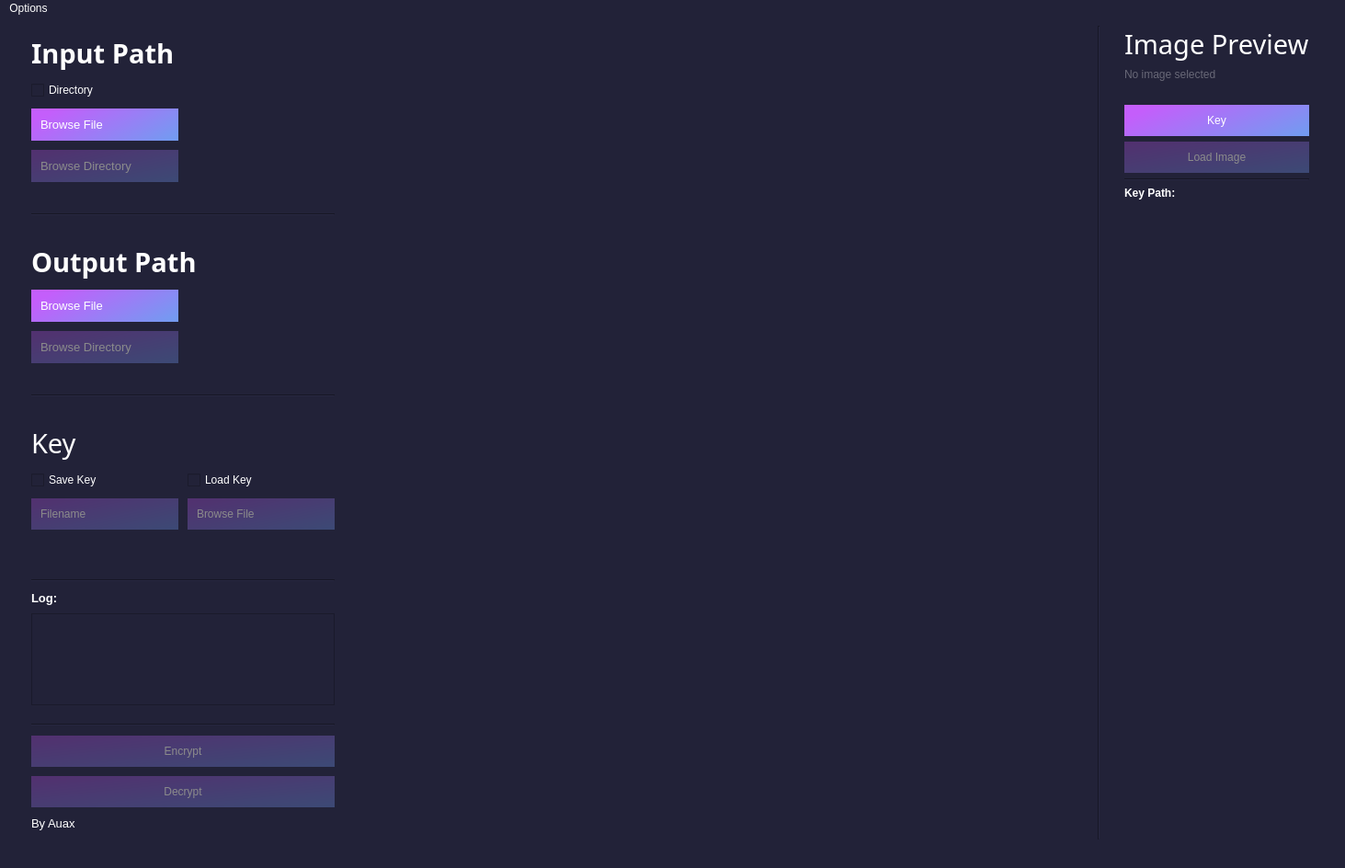
<?xml version="1.0" encoding="UTF-8"?>
<ui version="4.0">
 <class>MainWindow</class>
 <widget class="QMainWindow" name="MainWindow">
  <property name="geometry">
   <rect>
    <x>0</x>
    <y>0</y>
    <width>1463</width>
    <height>944</height>
   </rect>
  </property>
  <property name="windowTitle">
   <string>MainWindow</string>
  </property>
  <property name="styleSheet">
   <string notr="true">background-color: rgb(34, 34, 56);
color: rgb(255, 255, 255);



</string>
  </property>
  <widget class="QWidget" name="centralwidget">
   <property name="sizePolicy">
    <sizepolicy hsizetype="Preferred" vsizetype="Preferred">
     <horstretch>0</horstretch>
     <verstretch>0</verstretch>
    </sizepolicy>
   </property>
   <property name="minimumSize">
    <size>
     <width>0</width>
     <height>0</height>
    </size>
   </property>
   <property name="sizeIncrement">
    <size>
     <width>0</width>
     <height>0</height>
    </size>
   </property>
   <property name="layoutDirection">
    <enum>Qt::LeftToRight</enum>
   </property>
   <property name="autoFillBackground">
    <bool>false</bool>
   </property>
   <property name="styleSheet">
    <string notr="true">QPushButton {

	background-color: qlineargradient(spread:pad, x1:0, y1:0.449, x2:1, y2:0.83, stop:0 rgba(196, 94, 251, 255), stop:1 rgba(116, 154, 241, 255));
	border: none;
}

QPushButton:disabled {
	color: rgb(139, 139, 139);
	background-color: qlineargradient(spread:pad, x1:0, y1:0, x2:1, y2:1, stop:0 rgba(129, 62, 165, 129), stop:1 rgba(85, 112, 176, 129));
}

QPushButton:pressed {


	background-color: qlineargradient(spread:pad, x1:0, y1:0.449, x2:1, y2:0.83, stop:0 rgba(130, 63, 167, 255), stop:1 rgba(72, 95, 149, 255));
}
</string>
   </property>
   <layout class="QHBoxLayout" name="horizontalLayout_2">
    <item>
     <layout class="QVBoxLayout" name="content_layout" stretch="1,0,0,1,0,0,0,0,0,0,0,0,0,0,1,0">
      <property name="spacing">
       <number>10</number>
      </property>
      <property name="sizeConstraint">
       <enum>QLayout::SetDefaultConstraint</enum>
      </property>
      <property name="leftMargin">
       <number>25</number>
      </property>
      <property name="topMargin">
       <number>10</number>
      </property>
      <property name="rightMargin">
       <number>25</number>
      </property>
      <property name="bottomMargin">
       <number>10</number>
      </property>
      <item>
       <layout class="QVBoxLayout" name="input_layout">
        <item>
         <widget class="QLabel" name="title_inp">
          <property name="font">
           <font>
            <family>MADE GoodTime Grotesk</family>
            <pointsize>22</pointsize>
            <weight>75</weight>
            <bold>true</bold>
           </font>
          </property>
          <property name="text">
           <string>Input Path</string>
          </property>
         </widget>
        </item>
        <item>
         <widget class="QCheckBox" name="mode_cb">
          <property name="text">
           <string>Directory</string>
          </property>
         </widget>
        </item>
        <item>
         <widget class="QPushButton" name="browse_file_inp_btn">
          <property name="enabled">
           <bool>true</bool>
          </property>
          <property name="sizePolicy">
           <sizepolicy hsizetype="Fixed" vsizetype="Fixed">
            <horstretch>0</horstretch>
            <verstretch>0</verstretch>
           </sizepolicy>
          </property>
          <property name="font">
           <font>
            <family>Ubuntu</family>
            <pointsize>10</pointsize>
            <weight>50</weight>
            <italic>false</italic>
            <bold>false</bold>
            <underline>false</underline>
            <kerning>true</kerning>
           </font>
          </property>
          <property name="styleSheet">
           <string notr="true">padding: 10px;
width: 140px;
text-align: left;</string>
          </property>
          <property name="text">
           <string>Browse File</string>
          </property>
         </widget>
        </item>
        <item>
         <widget class="QPushButton" name="browse_directory_inp_btn">
          <property name="enabled">
           <bool>false</bool>
          </property>
          <property name="sizePolicy">
           <sizepolicy hsizetype="Fixed" vsizetype="Fixed">
            <horstretch>0</horstretch>
            <verstretch>0</verstretch>
           </sizepolicy>
          </property>
          <property name="font">
           <font>
            <family>Ubuntu</family>
            <pointsize>10</pointsize>
           </font>
          </property>
          <property name="styleSheet">
           <string notr="true">padding: 10px;
width: 140px;
text-align: left;</string>
          </property>
          <property name="text">
           <string>Browse Directory</string>
          </property>
         </widget>
        </item>
        <item>
         <widget class="QLabel" name="input_path">
          <property name="font">
           <font>
            <family>Ubuntu</family>
           </font>
          </property>
          <property name="styleSheet">
           <string notr="true">color: rgba(255, 255, 255, 80);</string>
          </property>
          <property name="text">
           <string/>
          </property>
         </widget>
        </item>
       </layout>
      </item>
      <item>
       <widget class="Line" name="line">
        <property name="orientation">
         <enum>Qt::Horizontal</enum>
        </property>
       </widget>
      </item>
      <item>
       <spacer name="verticalSpacer">
        <property name="orientation">
         <enum>Qt::Vertical</enum>
        </property>
        <property name="sizeType">
         <enum>QSizePolicy::Fixed</enum>
        </property>
        <property name="sizeHint" stdset="0">
         <size>
          <width>20</width>
          <height>20</height>
         </size>
        </property>
       </spacer>
      </item>
      <item>
       <layout class="QVBoxLayout" name="output_layout">
        <item>
         <widget class="QLabel" name="title_out">
          <property name="font">
           <font>
            <family>MADE GoodTime Grotesk</family>
            <pointsize>22</pointsize>
            <weight>75</weight>
            <bold>true</bold>
           </font>
          </property>
          <property name="text">
           <string>Output Path</string>
          </property>
         </widget>
        </item>
        <item>
         <widget class="QPushButton" name="browse_file_out_btn">
          <property name="enabled">
           <bool>true</bool>
          </property>
          <property name="sizePolicy">
           <sizepolicy hsizetype="Fixed" vsizetype="Fixed">
            <horstretch>0</horstretch>
            <verstretch>0</verstretch>
           </sizepolicy>
          </property>
          <property name="font">
           <font>
            <family>Ubuntu</family>
            <pointsize>10</pointsize>
            <weight>50</weight>
            <bold>false</bold>
           </font>
          </property>
          <property name="styleSheet">
           <string notr="true">padding: 10px;
width: 140px;
text-align: left;</string>
          </property>
          <property name="text">
           <string>Browse File</string>
          </property>
         </widget>
        </item>
        <item>
         <widget class="QPushButton" name="browse_directory_out_btn">
          <property name="enabled">
           <bool>false</bool>
          </property>
          <property name="sizePolicy">
           <sizepolicy hsizetype="Fixed" vsizetype="Fixed">
            <horstretch>0</horstretch>
            <verstretch>0</verstretch>
           </sizepolicy>
          </property>
          <property name="font">
           <font>
            <family>Ubuntu</family>
            <pointsize>10</pointsize>
           </font>
          </property>
          <property name="styleSheet">
           <string notr="true">padding: 10px;
width: 140px;
text-align: left;</string>
          </property>
          <property name="text">
           <string>Browse Directory</string>
          </property>
         </widget>
        </item>
        <item>
         <widget class="QLabel" name="output_path">
          <property name="font">
           <font>
            <family>Ubuntu</family>
           </font>
          </property>
          <property name="styleSheet">
           <string notr="true">color: rgba(255, 255, 255, 80);</string>
          </property>
          <property name="text">
           <string/>
          </property>
         </widget>
        </item>
       </layout>
      </item>
      <item>
       <widget class="Line" name="line_2">
        <property name="orientation">
         <enum>Qt::Horizontal</enum>
        </property>
       </widget>
      </item>
      <item>
       <spacer name="verticalSpacer_2">
        <property name="orientation">
         <enum>Qt::Vertical</enum>
        </property>
        <property name="sizeType">
         <enum>QSizePolicy::Fixed</enum>
        </property>
        <property name="sizeHint" stdset="0">
         <size>
          <width>20</width>
          <height>20</height>
         </size>
        </property>
       </spacer>
      </item>
      <item>
       <widget class="QLabel" name="label_2">
        <property name="font">
         <font>
          <family>MADE GoodTime Grotesk</family>
          <pointsize>22</pointsize>
         </font>
        </property>
        <property name="text">
         <string>Key</string>
        </property>
       </widget>
      </item>
      <item>
       <layout class="QHBoxLayout" name="key_container" stretch="0,0">
        <item>
         <layout class="QVBoxLayout" name="load_key_layout">
          <item>
           <widget class="QCheckBox" name="save_key_cb">
            <property name="text">
             <string>Save Key</string>
            </property>
           </widget>
          </item>
          <item>
           <widget class="QPushButton" name="browse_save_key_btn">
            <property name="enabled">
             <bool>false</bool>
            </property>
            <property name="font">
             <font>
              <family>Ubuntu</family>
             </font>
            </property>
            <property name="styleSheet">
             <string notr="true">padding: 10px;
width: 140px;
text-align: left;</string>
            </property>
            <property name="text">
             <string>Filename</string>
            </property>
           </widget>
          </item>
          <item>
           <widget class="QLabel" name="save_key_path">
            <property name="font">
             <font>
              <family>Ubuntu</family>
             </font>
            </property>
            <property name="styleSheet">
             <string notr="true">color: rgba(255, 255, 255, 80);</string>
            </property>
            <property name="text">
             <string/>
            </property>
           </widget>
          </item>
         </layout>
        </item>
        <item>
         <layout class="QVBoxLayout" name="save_key_layout">
          <item>
           <widget class="QCheckBox" name="load_key_cb">
            <property name="text">
             <string>Load Key</string>
            </property>
           </widget>
          </item>
          <item>
           <widget class="QPushButton" name="browse_load_key_btn">
            <property name="enabled">
             <bool>false</bool>
            </property>
            <property name="font">
             <font>
              <family>Ubuntu</family>
             </font>
            </property>
            <property name="styleSheet">
             <string notr="true">padding: 10px;
width: 140px;
text-align: left;</string>
            </property>
            <property name="text">
             <string>Browse File</string>
            </property>
           </widget>
          </item>
          <item>
           <widget class="QLabel" name="load_key_path">
            <property name="font">
             <font>
              <family>Ubuntu</family>
             </font>
            </property>
            <property name="styleSheet">
             <string notr="true">color: rgba(255, 255, 255, 80);
</string>
            </property>
            <property name="text">
             <string/>
            </property>
           </widget>
          </item>
         </layout>
        </item>
       </layout>
      </item>
      <item>
       <spacer name="verticalSpacer_4">
        <property name="orientation">
         <enum>Qt::Vertical</enum>
        </property>
        <property name="sizeType">
         <enum>QSizePolicy::Fixed</enum>
        </property>
        <property name="sizeHint" stdset="0">
         <size>
          <width>20</width>
          <height>20</height>
         </size>
        </property>
       </spacer>
      </item>
      <item>
       <widget class="Line" name="line_3">
        <property name="orientation">
         <enum>Qt::Horizontal</enum>
        </property>
       </widget>
      </item>
      <item>
       <layout class="QVBoxLayout" name="log_layout">
        <property name="spacing">
         <number>9</number>
        </property>
        <property name="sizeConstraint">
         <enum>QLayout::SetDefaultConstraint</enum>
        </property>
        <property name="leftMargin">
         <number>0</number>
        </property>
        <property name="topMargin">
         <number>0</number>
        </property>
        <property name="rightMargin">
         <number>0</number>
        </property>
        <property name="bottomMargin">
         <number>10</number>
        </property>
        <item>
         <widget class="QLabel" name="log_label_title">
          <property name="sizePolicy">
           <sizepolicy hsizetype="Preferred" vsizetype="Preferred">
            <horstretch>0</horstretch>
            <verstretch>0</verstretch>
           </sizepolicy>
          </property>
          <property name="font">
           <font>
            <pointsize>10</pointsize>
            <weight>75</weight>
            <bold>true</bold>
           </font>
          </property>
          <property name="text">
           <string>Log:</string>
          </property>
         </widget>
        </item>
        <item>
         <widget class="QTextEdit" name="log">
          <property name="enabled">
           <bool>true</bool>
          </property>
          <property name="sizePolicy">
           <sizepolicy hsizetype="Preferred" vsizetype="Expanding">
            <horstretch>0</horstretch>
            <verstretch>0</verstretch>
           </sizepolicy>
          </property>
          <property name="font">
           <font>
            <family>Ubuntu</family>
            <underline>false</underline>
            <kerning>false</kerning>
           </font>
          </property>
          <property name="autoFillBackground">
           <bool>false</bool>
          </property>
          <property name="readOnly">
           <bool>true</bool>
          </property>
          <property name="html">
           <string>&lt;!DOCTYPE HTML PUBLIC &quot;-//W3C//DTD HTML 4.0//EN&quot; &quot;http://www.w3.org/TR/REC-html40/strict.dtd&quot;&gt;
&lt;html&gt;&lt;head&gt;&lt;meta name=&quot;qrichtext&quot; content=&quot;1&quot; /&gt;&lt;style type=&quot;text/css&quot;&gt;
p, li { white-space: pre-wrap; }
&lt;/style&gt;&lt;/head&gt;&lt;body style=&quot; font-family:'Ubuntu'; font-size:8.25pt; font-weight:400; font-style:normal;&quot;&gt;
&lt;p style=&quot;-qt-paragraph-type:empty; margin-top:0px; margin-bottom:0px; margin-left:0px; margin-right:0px; -qt-block-indent:0; text-indent:0px; font-family:'MS Shell Dlg 2';&quot;&gt;&lt;br /&gt;&lt;/p&gt;&lt;/body&gt;&lt;/html&gt;</string>
          </property>
         </widget>
        </item>
       </layout>
      </item>
      <item>
       <spacer name="verticalSpacer_5">
        <property name="orientation">
         <enum>Qt::Vertical</enum>
        </property>
        <property name="sizeHint" stdset="0">
         <size>
          <width>20</width>
          <height>40</height>
         </size>
        </property>
       </spacer>
      </item>
      <item>
       <widget class="Line" name="line_4">
        <property name="orientation">
         <enum>Qt::Horizontal</enum>
        </property>
       </widget>
      </item>
      <item>
       <spacer name="verticalSpacer_3">
        <property name="orientation">
         <enum>Qt::Vertical</enum>
        </property>
        <property name="sizeHint" stdset="0">
         <size>
          <width>20</width>
          <height>40</height>
         </size>
        </property>
       </spacer>
      </item>
      <item>
       <layout class="QVBoxLayout" name="btns_layout">
        <item>
         <widget class="QPushButton" name="encrypt_btn">
          <property name="enabled">
           <bool>false</bool>
          </property>
          <property name="sizePolicy">
           <sizepolicy hsizetype="Minimum" vsizetype="Minimum">
            <horstretch>0</horstretch>
            <verstretch>0</verstretch>
           </sizepolicy>
          </property>
          <property name="font">
           <font>
            <family>Ubuntu</family>
           </font>
          </property>
          <property name="styleSheet">
           <string notr="true">padding: 10px;
width: 100px;</string>
          </property>
          <property name="text">
           <string>Encrypt</string>
          </property>
         </widget>
        </item>
        <item>
         <widget class="QPushButton" name="decrypt_btn">
          <property name="enabled">
           <bool>false</bool>
          </property>
          <property name="sizePolicy">
           <sizepolicy hsizetype="Minimum" vsizetype="Minimum">
            <horstretch>0</horstretch>
            <verstretch>0</verstretch>
           </sizepolicy>
          </property>
          <property name="font">
           <font>
            <family>Ubuntu</family>
           </font>
          </property>
          <property name="styleSheet">
           <string notr="true">padding: 10px;
width: 100px;</string>
          </property>
          <property name="text">
           <string>Decrypt</string>
          </property>
         </widget>
        </item>
       </layout>
      </item>
      <item>
       <widget class="QLabel" name="credits">
        <property name="font">
         <font>
          <family>Ubuntu</family>
          <pointsize>10</pointsize>
          <weight>50</weight>
          <bold>false</bold>
         </font>
        </property>
        <property name="layoutDirection">
         <enum>Qt::LeftToRight</enum>
        </property>
        <property name="text">
         <string>By Auax</string>
        </property>
       </widget>
      </item>
     </layout>
    </item>
    <item>
     <spacer name="horizontalSpacer">
      <property name="orientation">
       <enum>Qt::Horizontal</enum>
      </property>
      <property name="sizeHint" stdset="0">
       <size>
        <width>37</width>
        <height>17</height>
       </size>
      </property>
     </spacer>
    </item>
    <item>
     <widget class="Line" name="verticalSectionSeparator">
      <property name="orientation">
       <enum>Qt::Vertical</enum>
      </property>
     </widget>
    </item>
    <item>
     <layout class="QVBoxLayout" name="image_preview_container">
      <property name="leftMargin">
       <number>20</number>
      </property>
      <property name="rightMargin">
       <number>30</number>
      </property>
      <item>
       <widget class="QLabel" name="image_preview_title">
        <property name="sizePolicy">
         <sizepolicy hsizetype="Preferred" vsizetype="Fixed">
          <horstretch>0</horstretch>
          <verstretch>0</verstretch>
         </sizepolicy>
        </property>
        <property name="font">
         <font>
          <family>MADE GoodTime Grotesk</family>
          <pointsize>22</pointsize>
         </font>
        </property>
        <property name="text">
         <string>Image Preview</string>
        </property>
       </widget>
      </item>
      <item>
       <widget class="QLabel" name="image_path">
        <property name="font">
         <font>
          <family>Ubuntu</family>
         </font>
        </property>
        <property name="styleSheet">
         <string notr="true">color: rgba(255, 255, 255, 80);</string>
        </property>
        <property name="text">
         <string>No image selected</string>
        </property>
       </widget>
      </item>
      <item>
       <layout class="QVBoxLayout" name="verticalLayout">
        <item>
         <widget class="QLabel" name="preview_image">
          <property name="enabled">
           <bool>true</bool>
          </property>
          <property name="sizePolicy">
           <sizepolicy hsizetype="Maximum" vsizetype="Preferred">
            <horstretch>0</horstretch>
            <verstretch>0</verstretch>
           </sizepolicy>
          </property>
          <property name="styleSheet">
           <string notr="true"/>
          </property>
          <property name="text">
           <string/>
          </property>
          <property name="pixmap">
           <pixmap resource="images.qrc">:/images/Images/preview.png</pixmap>
          </property>
          <property name="scaledContents">
           <bool>false</bool>
          </property>
         </widget>
        </item>
        <item>
         <widget class="QPushButton" name="image_load_key">
          <property name="styleSheet">
           <string notr="true">padding: 10px;
width: 100px;</string>
          </property>
          <property name="text">
           <string>Key</string>
          </property>
         </widget>
        </item>
        <item>
         <widget class="QPushButton" name="load_image">
          <property name="enabled">
           <bool>false</bool>
          </property>
          <property name="styleSheet">
           <string notr="true">padding: 10px;
width: 100px;</string>
          </property>
          <property name="text">
           <string>Load Image</string>
          </property>
         </widget>
        </item>
        <item>
         <widget class="Line" name="line_5">
          <property name="orientation">
           <enum>Qt::Horizontal</enum>
          </property>
         </widget>
        </item>
        <item>
         <layout class="QHBoxLayout" name="horizontalLayout">
          <item>
           <widget class="QLabel" name="image_key_path_label">
            <property name="sizePolicy">
             <sizepolicy hsizetype="Fixed" vsizetype="Preferred">
              <horstretch>0</horstretch>
              <verstretch>0</verstretch>
             </sizepolicy>
            </property>
            <property name="font">
             <font>
              <family>Ubuntu</family>
              <weight>75</weight>
              <bold>true</bold>
             </font>
            </property>
            <property name="text">
             <string>Key Path: </string>
            </property>
           </widget>
          </item>
          <item>
           <widget class="QLabel" name="image_key_path">
            <property name="font">
             <font>
              <family>Ubuntu</family>
             </font>
            </property>
            <property name="styleSheet">
             <string notr="true">color: rgba(255, 255, 255, 80);</string>
            </property>
            <property name="text">
             <string/>
            </property>
           </widget>
          </item>
         </layout>
        </item>
        <item>
         <spacer name="verticalSpacer_6">
          <property name="orientation">
           <enum>Qt::Vertical</enum>
          </property>
          <property name="sizeHint" stdset="0">
           <size>
            <width>20</width>
            <height>40</height>
           </size>
          </property>
         </spacer>
        </item>
       </layout>
      </item>
     </layout>
    </item>
   </layout>
  </widget>
  <widget class="QMenuBar" name="menubar">
   <property name="geometry">
    <rect>
     <x>0</x>
     <y>0</y>
     <width>1463</width>
     <height>21</height>
    </rect>
   </property>
   <widget class="QMenu" name="menu_github">
    <property name="title">
     <string>Options</string>
    </property>
    <addaction name="clear_log"/>
    <addaction name="separator"/>
    <addaction name="open_github"/>
    <addaction name="report_issue"/>
    <addaction name="donate"/>
   </widget>
   <addaction name="menu_github"/>
  </widget>
  <widget class="QStatusBar" name="statusbar"/>
  <action name="open_github">
   <property name="text">
    <string>Open GitHub</string>
   </property>
  </action>
  <action name="actionReport_a_bug">
   <property name="text">
    <string>Report a bug</string>
   </property>
  </action>
  <action name="report_issue">
   <property name="text">
    <string>Report Issue</string>
   </property>
  </action>
  <action name="donate">
   <property name="text">
    <string>Donate</string>
   </property>
  </action>
  <action name="clear_log">
   <property name="text">
    <string>Clear Log</string>
   </property>
  </action>
 </widget>
 <resources>
  <include location="images.qrc"/>
 </resources>
 <connections/>
</ui>
